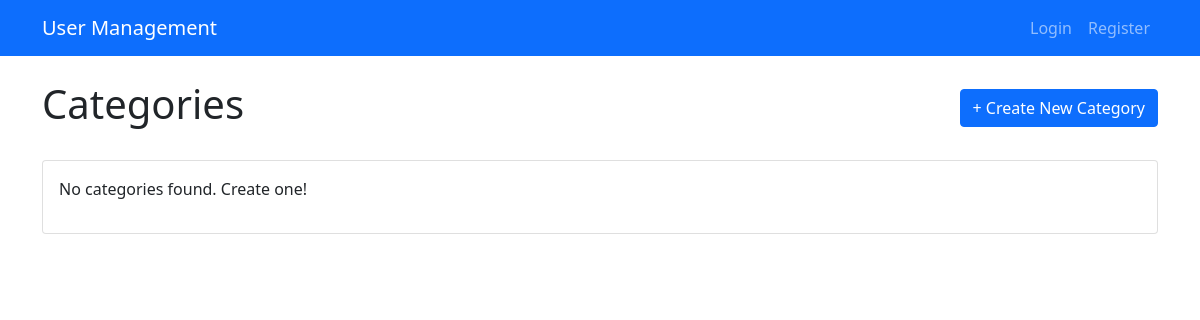
/products/category/list/, run on an earlier commit of the app's database.
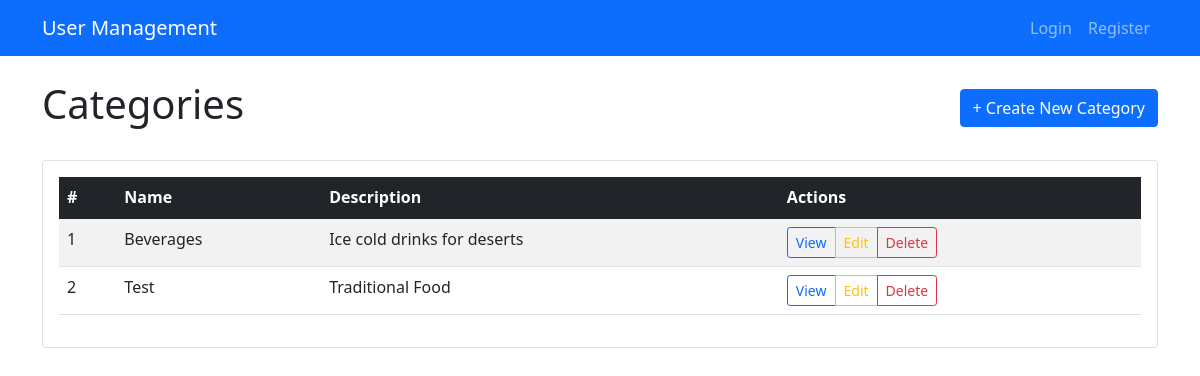
And on a later commit of the database.
### products/models.py (models this page shows, shortened)
class Category(models.Model):
    name = models.CharField(max_length=100, unique=True)
    description = models.TextField()
    created_by = models.ForeignKey(CustomUser, on_delete=models.SET_NULL, null=True, blank=True)
    created_at = models.DateTimeField(auto_now_add=True)
    updated_at = models.DateTimeField(auto_now=True)
    class Meta:
        db_table = 'categories'

### products/views.py (the view)
# urls.py: path('category/list/', views.list_category, name='list_category'),
def list_category(request):
    categories =  Category.objects.all()
    context =  {'categories': categories}
    return render(request, 'products/category_list.html', context)

### templates/products/category_list.html (shortened to what this page needs)
{% extends 'partials/base.html' %}
{% block content %}
<div class="d-flex justify-content-between align-items-center mb-4">
    <h1>Categories</h1>
    <a href="{% url 'create_category' %}" class="btn btn-primary">+ Create New Category</a>
</div>
<div class="card">
    <div class="card-body">
        {% if categories %}
            <div class="table-responsive">
                <table class="table table-striped table-hover">
                    <thead class="table-dark">
                        <tr>
                            <th>#</th>
                            <th>Name</th>
                            <th>Description</th>
                            <th>Actions</th>
                        </tr>
                    </thead>
                    <tbody>
                        {% for cat in categories %}
                        <tr>
                            <td>{{ forloop.counter }}</td>
                            <td>{{ cat.name }}</td>
                            <td>{{ cat.description }}</td>
                            <td>
                                <div class="btn-group btn-group-sm" role="group">
                                    <a href="#" class="btn btn-outline-primary btn-sm" title="View">View</a>
                                    <a href="{% url 'edit_category' cat.pk %}" class="btn btn-outline-warning btn-sm" title="Edit">Edit</a>
                                    <button type="button"
                                            class="btn btn-outline-danger btn-sm"
                                            data-bs-toggle="modal"
                                            data-bs-target="#deleteModal{{ cat.pk }}">
                                        Delete
                                    </button>
                                </div>
                            </td>
                        </tr>
                        {% endfor %}
                    </tbody>
                </table>
            </div>
        {% else %}
            <p>No categories found. Create one!</p>
        {% endif %}
    </div>
</div>
{% endblock %}

What changed in the data, as far as the page shows it:
added Category: name "Beverages", description "Ice cold drinks for deserts"
added Category: name "Test", description "Traditional Food"
Also different on the page:
text no longer shown: "No categories found. Create one!"
text now shown: "# Name Description Actions"
